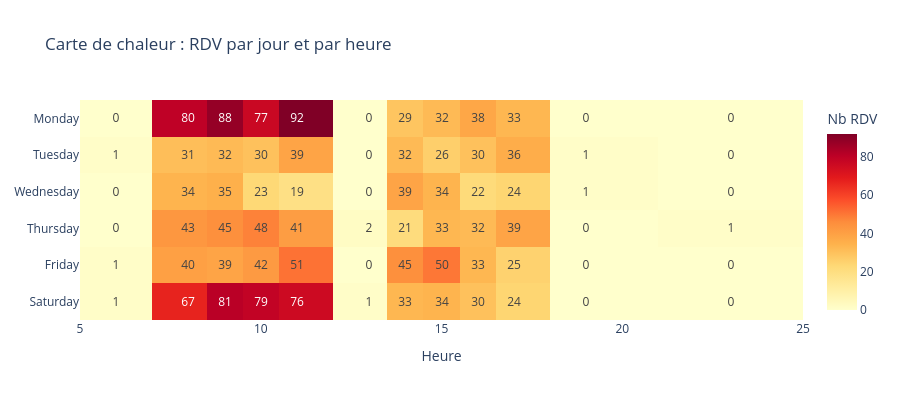

The notebook cell saved with this chart:
### Code cell
pivot = df.pivot_table(
    index="jour_semaine", columns="heure_int",
    values="id_rdv", aggfunc="count", fill_value=0
).reindex(jours_ordre)

fig = px.imshow(
    pivot, labels=dict(x="Heure", y="", color="Nb RDV"),
    title="Carte de chaleur : RDV par jour et par heure",
    color_continuous_scale="YlOrRd", aspect="auto", text_auto=True,
)
fig.update_layout(height=400)
fig.show()

### Figure 1 — Plotly figure (JSON) as saved in the notebook; plotly's stock layout.template omitted (floating-point values rounded to 4 significant figures)
{"data": [{"coloraxis": "coloraxis", "hovertemplate": "Heure: %{x}<br>y: %{y}<br>Nb RDV: %{z}<extra></extra>", "name": "0", "texttemplate": "%{z}", "type": "heatmap", "x": [6, 8, 9, 10, 11, 13, 14, 15, 16, 17, 19, 23], "xaxis": "x", "y": ["Monday", "Tuesday", "Wednesday", "Thursday", "Friday", "Saturday"], "yaxis": "y", "z": [[0, 80, 88, 77, 92, 0, 29, 32, 38, 33, 0, 0], [1, 31, 32, 30, 39, 0, 32, 26, 30, 36, 1, 0], [0, 34, 35, 23, 19, 0, 39, 34, 22, 24, 1, 0], [0, 43, 45, 48, 41, 2, 21, 33, 32, 39, 0, 1], [1, 40, 39, 42, 51, 0, 45, 50, 33, 25, 0, 0], [1, 67, 81, 79, 76, 1, 33, 34, 30, 24, 0, 0]]}], "layout": {"coloraxis": {"autocolorscale": false, "colorbar": {"title": {"text": "Nb RDV"}}, "colorscale": [[0, "rgb(255,255,204)"], [0.125, "rgb(255,237,160)"], [0.25, "rgb(254,217,118)"], [0.375, "rgb(254,178,76)"], [0.5, "rgb(253,141,60)"], [0.625, "rgb(252,78,42)"], [0.75, "rgb(227,26,28)"], [0.875, "rgb(189,0,38)"], [1, "rgb(128,0,38)"]]}, "height": 400, "title": {"text": "Carte de chaleur : RDV par jour et par heure"}, "xaxis": {"anchor": "y", "domain": [0, 1], "title": {"text": "Heure"}}, "yaxis": {"anchor": "x", "autorange": "reversed", "domain": [0, 1]}}}
